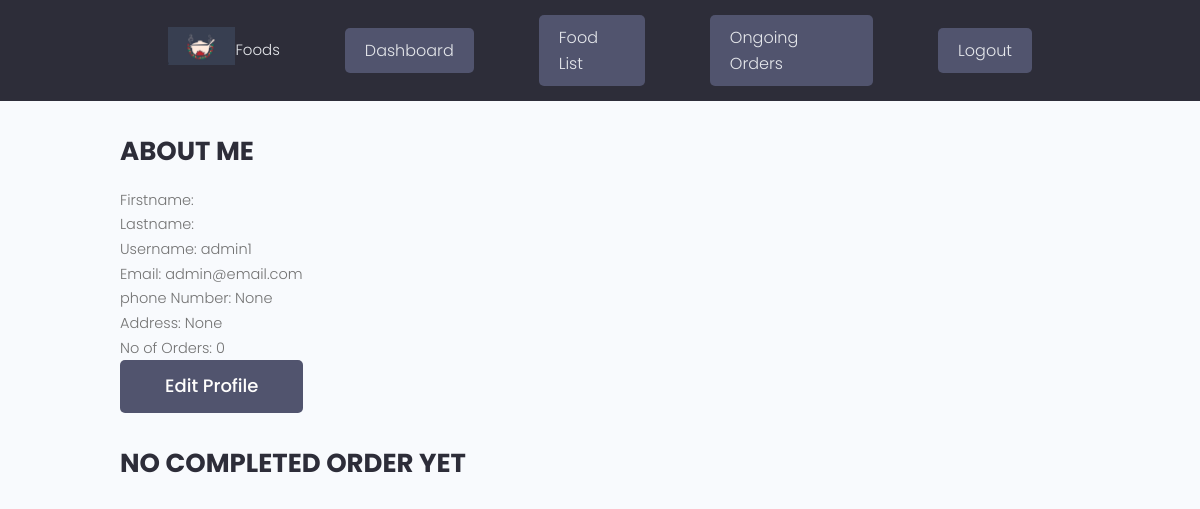
Page /profile/ (signed in) on the committed database.
### accounts/models.py (models this page shows, shortened)
class CustomUser(AbstractUser):
    first_name = models.CharField(max_length=200)
    last_name = models.CharField(max_length=200)
    username = models.CharField(max_length=200, unique=True)
    email = models.EmailField()
    address = models.CharField(max_length=200, blank=True, null=True)
    phone_number = models.CharField(max_length=200, null=True, blank=True)

class Customer(models.Model):
    user = models.OneToOneField(CustomUser, on_delete=models.CASCADE)

### Orders/views.py (the view)
# urls.py: path('profile/', views.ProfileView.as_view(), name='profile'),
class ProfileView(LoginRequiredMixin, generic.TemplateView):
    template_name = 'orders/profile.html'
    def get_context_data(self, **kwargs):
        context = super().get_context_data(**kwargs)
        user = self.request.user
        customer = user.customer
        orders = DeliveryEntity.objects.filter(owner=customer, is_accepted=True)
        context['user'] = user
        context['customer'] = customer
        context['orders'] = orders
        return context

### Orders/context_processors.py (called while the page is built)
def food_cart_items_count(request):
    cart_total = 0
    if request.user.is_authenticated:
        selected_cart = FoodCart.objects.filter(user=request.user.customer, is_checked_out=False).first()
        if selected_cart is not None:
            cart_total = selected_cart.ordered_food.count()
    else:
        session_id = request.session.session_key
        selected_cart = FoodCart.objects.filter(session_id=session_id, is_checked_out=False).first()
        if selected_cart is not None:
            cart_total = selected_cart.ordered_food.count()
    return {"cart_total": cart_total}

### Orders/templates/orders/profile.html (shortened to what this page needs)
{% extends 'main.html' %}
{% block content %}
 <main class="profile my-md">
    <div class="container">
      <div class="layout">
        <div class="column column--2of3">
          <div class="devInfo">
            <h3 class="devInfo__title">About Me</h3>
            <p class="devInfo__about">
              Firstname: {{ user.first_name }}
            </p>
            <p class="devInfo__about">
              Lastname: {{ user.last_name }}
            </p>
            <p class="devInfo__about">
              Username: {{ user.username }}
            </p>
            <p class="devInfo__about">
              Email: {{ user.email }}
            </p>
            <p class="devInfo__about">
              phone Number: {{ user.phone_number }}
            </p>
            <p class="devInfo__about">
              Address: {{ customer.user.address }}
            </p>
            <p class="devInfo__about">
              No of Orders: {{ orders.count }}
            </p>
            <a href="{% url 'update_profile' %}" class="btn btn--sub btn--lg">Edit Profile </a>
          </div>
          {% if orders %}
          <div class="devInfo">
            <h3 class="devInfo__title">Completed Orders</h3>
            <div class="grid grid--two">
        {% for entity in orders %}
              <div class="column">
                <div class="card project">
                  <a href="single-project.html" class="project">
                    <div class="card__body">
                      <h5>Items: </h5>
                      {% for food in entity.food_cart.ordered_food.all %}
                      <h3 class="project__title">{{food}}</h3>
                      {% endfor %}
                      <h5>Delivered by:</h5>
                      <p><a class="project__author" href="profile.html">{{entity.delivery_person}}</a></p>
                    </div>
                  </a>
                </div>
              </div>
{% endfor %}
 {% else %}
             <h3 class="devInfo__title">No completed order yet</h3>
              {% endif %}
            </div>
          </div>
        </div>
  </main>
{% endblock %}

### static/styles/app.css (style rules this page uses)
:root { --color-sub: #2d2d39; }
.btn--sub { background-color: var(--color-sub-light); }
.devInfo { margin-bottom: 3rem; }
.devInfo__title, .devInfo__subtitle { font-size: 2.6rem; color: var(--color-sub); text-transform: uppercase; font-weight: 700; margin-bottom: 1.5rem; }
.devInfo__about, .devSkill__info { font-size: 1.45rem; line-height: 1.7; text-align: justify; }

### static/uikit/styles/modules/_variables.css (style rules this page uses)
:root { --color-main: #5aa5b9; --color-main-light: #e6faff; --color-sub: #3f4156; --color-sub-light: #51546e; --color-sub-lighter: #ededfd; --color-text: #737373; --color-gray: #8b8b8b; --color-light: #e5e7eb; --color-light-gray: #767676; --color-bg: #f8fafd; --color-white: #fffefd; --color-white-light: #f3f3f3; --color-success: #359e64; --color-success-bg: #def8e8; --color-error: #fc4b0b; --color-error-bg: #fff2ee; --font-base: 'Poppins', arial, helvetica, 'Segoe UI', roboto, ubuntu, sans-serif; --font-monospace: 'Fira Code', 'Courier New', courier, monospace; --font-regular: 300; --font-medium: 500; --font-bold: 700; --generic-shadow: 1px 1px 5px #00000010; --generic-transition: all 0.3s ease-in-out; }

### static/uikit/styles/modules/_base.css (style rules this page uses)
* { margin: 0; padding: 0; box-sizing: border-box; text-rendering: optimizeLegibility; color: inherit; font-size: inherit; }
html { font-size: 50%; }
@media only screen and (min-width: 480px) { html { font-size: 56.25%; } }
@media only screen and (min-width: 1200px) { html { font-size: 62.5%; } }
body { line-height: 1.6; font-weight: 400; font-size: 1.5rem; color: var(--color-text); background-color: var(--color-bg); min-height: 100vh; }

### static/uikit/styles/modules/_typography.css (style rules this page uses)
* { font-family: var(--font-base); }
h3 { font-size: 3.2rem; font-weight: var(--font-medium); }
p, span, strong { font-size: 1.6rem; color: var(--color-text); font-weight: var(--font-regular); }
a { padding-bottom: 2px; text-decoration: none; display: inline-block; color: var(--color-main); font-weight: var(--font-medium); }

### static/uikit/styles/modules/_utilities.css (style rules this page uses)
.container { width: 92%; max-width: 165rem; margin: 0 auto; box-sizing: border-box; }
@media screen and (min-width: 1000px) { .container { width: 90%; } }
@media screen and (min-width: 1200px) { .container { width: 80%; } }
.my-md { margin: 3rem auto; }

### static/uikit/styles/modules/_button.css (style rules this page uses)
.btn { display: inline-block; position: relative; cursor: pointer; background-color: var(--color-light); font-weight: var(--font-medium); color: var(--color-sub); text-decoration: none; padding: 1rem 2rem; border-radius: 0.5rem; border: none; width: -webkit-fit-content; width: -moz-fit-content; width: fit-content; height: -webkit-fit-content; height: -moz-fit-content; height: fit-content; font-size: 1.6rem; outline-width: 0; outline-color: transparent; -webkit-backface-visibility: hidden; backface-visibility: hidden; transition: all 0.3s ease-in-out; }
.btn--sub { background-color: var(--color-sub); color: var(--color-white); }
.btn--lg { font-size: 1.8rem; padding: 1.2rem 4.5rem; }

### static/uikit/styles/modules/_layout.css (style rules this page uses)
.layout { display: flex; flex-flow: row wrap; justify-content: space-between; }
.layout > .column { margin-bottom: 3rem; }
.layout > .column.column--2of3 { flex-basis: 64%; }

### rows in the picture
CustomUser: username "admin1", email "admin@email.com", phone_number "None"
Customer: user.address "None"

### other values in the picture
{{ orders.count }} "0"
